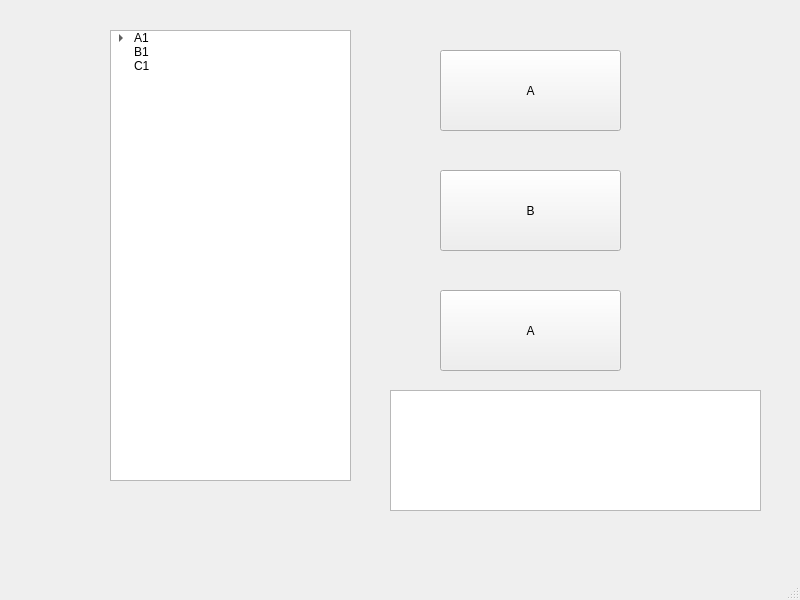
<?xml version="1.0" encoding="UTF-8"?>
<ui version="4.0">
 <class>MainWindow</class>
 <widget class="QMainWindow" name="MainWindow">
  <property name="geometry">
   <rect>
    <x>0</x>
    <y>0</y>
    <width>800</width>
    <height>600</height>
   </rect>
  </property>
  <property name="windowTitle">
   <string>MainWindow</string>
  </property>
  <widget class="QWidget" name="centralwidget">
   <widget class="QTreeWidget" name="treeWidget">
    <property name="geometry">
     <rect>
      <x>110</x>
      <y>30</y>
      <width>241</width>
      <height>451</height>
     </rect>
    </property>
    <attribute name="headerVisible">
     <bool>false</bool>
    </attribute>
    <column>
     <property name="text">
      <string>1</string>
     </property>
    </column>
    <item>
     <property name="text">
      <string>A1</string>
     </property>
     <item>
      <property name="text">
       <string>A1_1</string>
      </property>
      <item>
       <property name="text">
        <string>A1_1_1</string>
       </property>
       <property name="foreground">
        <brush brushstyle="NoBrush">
         <color alpha="255">
          <red>170</red>
          <green>0</green>
          <blue>0</blue>
         </color>
        </brush>
       </property>
      </item>
      <item>
       <property name="text">
        <string>A1_1_2</string>
       </property>
      </item>
     </item>
     <item>
      <property name="text">
       <string>A1_2</string>
      </property>
     </item>
     <item>
      <property name="text">
       <string>A1_3</string>
      </property>
     </item>
    </item>
    <item>
     <property name="text">
      <string>B1</string>
     </property>
    </item>
    <item>
     <property name="text">
      <string>C1</string>
     </property>
    </item>
   </widget>
   <widget class="QPushButton" name="pushButton">
    <property name="geometry">
     <rect>
      <x>440</x>
      <y>50</y>
      <width>181</width>
      <height>81</height>
     </rect>
    </property>
    <property name="text">
     <string>A</string>
    </property>
   </widget>
   <widget class="QPushButton" name="pushButton_2">
    <property name="geometry">
     <rect>
      <x>440</x>
      <y>170</y>
      <width>181</width>
      <height>81</height>
     </rect>
    </property>
    <property name="text">
     <string>B</string>
    </property>
   </widget>
   <widget class="QPushButton" name="pushButton_3">
    <property name="geometry">
     <rect>
      <x>440</x>
      <y>290</y>
      <width>181</width>
      <height>81</height>
     </rect>
    </property>
    <property name="text">
     <string>A</string>
    </property>
   </widget>
   <widget class="QPlainTextEdit" name="plainTextEdit">
    <property name="geometry">
     <rect>
      <x>390</x>
      <y>390</y>
      <width>371</width>
      <height>121</height>
     </rect>
    </property>
   </widget>
  </widget>
  <widget class="QMenuBar" name="menubar">
   <property name="geometry">
    <rect>
     <x>0</x>
     <y>0</y>
     <width>800</width>
     <height>21</height>
    </rect>
   </property>
  </widget>
  <widget class="QStatusBar" name="statusbar"/>
 </widget>
 <resources/>
 <connections/>
</ui>
